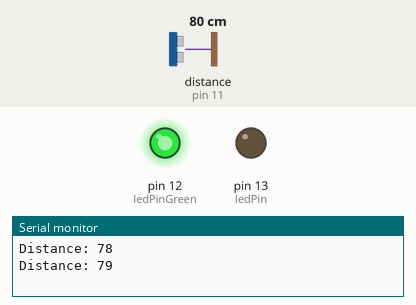
Bench run of a sketch on a simulated Arduino Uno, built with avr-gcc and run on an emulated ATmega328P. On the bench: output pins drawn as LEDs (lit = HIGH), the last lines printed to the serial monitor. Wiring (inferred from the names in the program): ultrasonic range finder: trigger pin 10; echo pin 11. Inputs (shaded band) come from the test bench; at power-on: distance to the obstacle (sensor on pin 11) 80 cm. The echo pulse lasts 58.3 µs per cm; pins used as bus, display or sensor lines are not drawn.

Above: at 1.8 s.
1.9 s: distance to the obstacle (sensor on pin 11) set to 12 cm
3.4 s: distance to the obstacle (sensor on pin 11) set to 9 cm
At 4.9 s:
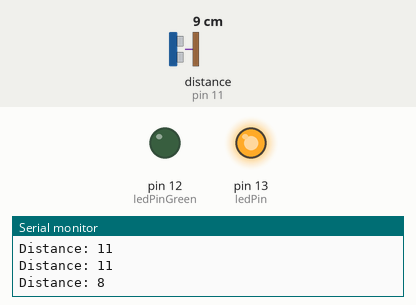
5.5 s: distance to the obstacle (sensor on pin 11) set to 18 cm
At 6.5 s:
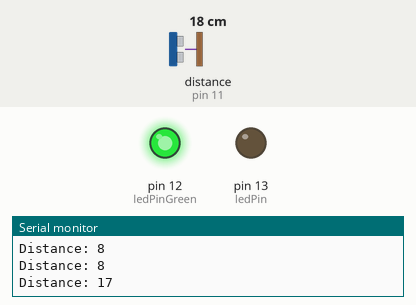
7.5 s: distance to the obstacle (sensor on pin 11) set to 2 cm
At 9.3 s:
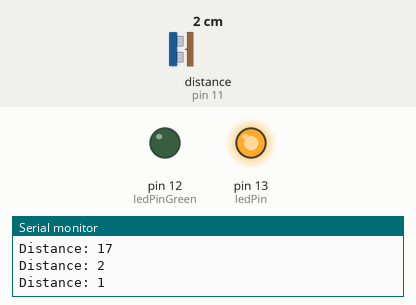
Timing chart, 0 to 10.5 s (numbered marks = the images above; inputs shaded):
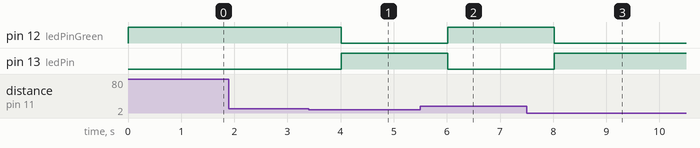

The sketch:

ultrasonic_sensor_invat_cum_functioneaza.ino
```cpp
long distance;
long duration;

const int trigPin = 10;
const int echoPin = 11;
const int ledPin = 13;
const int ledPinGreen = 12;
byte prevStateLedGreen = HIGH;
byte prevStateLedRed = LOW;

void setup() {
  pinMode(trigPin, OUTPUT);
  pinMode(echoPin, INPUT);
  pinMode(ledPin, OUTPUT);
  pinMode(ledPinGreen, OUTPUT);

  Serial.begin(115200);

  digitalWrite(ledPinGreen, HIGH);
  digitalWrite(ledPin, LOW);
}

void loop() {
  digitalWrite(trigPin, LOW);
  delayMicroseconds(2);

  digitalWrite(trigPin, HIGH);
  delayMicroseconds(10);
  digitalWrite(trigPin, LOW);

  duration = pulseIn(echoPin, HIGH);


  distance = duration * 0.034 / 2;


  Serial.print("Distance: ");
  Serial.println(distance);


  if (distance < 10) {
    digitalWrite(ledPinGreen, LOW);
    digitalWrite(ledPin, HIGH);
  } else {
    digitalWrite(ledPinGreen, HIGH);
    digitalWrite(ledPin, LOW);
  }

  delay(1000);
}
```

Measured:
- the behaviour switches between 11 and 10 cm on distance to the obstacle (sensor on pin 11) (found by bisection; images 0 and 1)
- after the input at 3.4 s, pin 12 (ledPinGreen): HIGH → LOW after 0.62 s; pin 13 (ledPin): LOW → HIGH after 0.62 s
- after the input at 5.5 s, pin 12 (ledPinGreen): LOW → HIGH after 0.52 s; pin 13 (ledPin): HIGH → LOW after 0.52 s
- after the input at 7.5 s, pin 12 (ledPinGreen): HIGH → LOW after 0.52 s; pin 13 (ledPin): LOW → HIGH after 0.52 s
